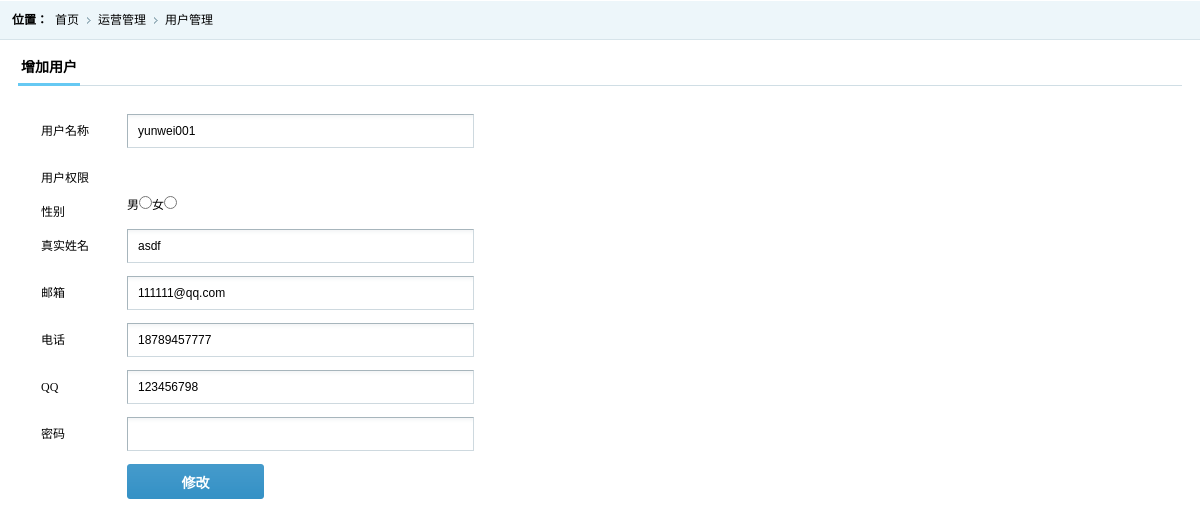
The app's page /manage_user/update_user/16 with its own data.
### tables this page shows
CREATE TABLE `user` (
  `col_id` int(11) unsigned NOT NULL AUTO_INCREMENT,
  `col_name` char(50) DEFAULT NULL COMMENT '真实姓名',
  `col_nickname` char(50) NOT NULL COMMENT '昵称',
  `col_sex` enum('男','女') DEFAULT NULL COMMENT '性别',
  `col_imageurl` varchar(100) DEFAULT NULL COMMENT '照片URL',
  `col_mail` char(50) DEFAULT NULL COMMENT '邮箱',
  `col_call` char(50) DEFAULT NULL COMMENT '移动电话',
  `col_qq` char(50) DEFAULT NULL COMMENT 'QQ号',
  `col_winxin` char(50) DEFAULT NULL COMMENT '微信号',
  `col_passwd` char(50) DEFAULT NULL COMMENT '密码',
  `col_role` enum('user','author','cm','tech','admin') DEFAULT 'user' COMMENT '角色（用户、作者、客服、运维、管理员）',
  `col_rank` tinyint(4) DEFAULT NULL COMMENT '级别（不同级别有不用的优惠）',
  `col_cardtype` char(50) DEFAULT NULL COMMENT '证件类型',
  `col_card` char(50) DEFAULT NULL COMMENT '身份证号',
  `col_card_url` varchar(100) DEFAULT NULL COMMENT '身份证照片URL',
  `col_alipay` char(50) DEFAULT NULL COMMENT '支付宝账号（提现用)',
  `col_bank` char(50) DEFAULT NULL COMMENT '银行名称（提现用)',
  `col_subbank` char(100) DEFAULT NULL COMMENT '开户支行',
  `col_banknum` char(50) DEFAULT NULL COMMENT '银行卡号',
  `col_balance` decimal(10,2) DEFAULT NULL COMMENT '账户余额',
  `col_cmid` int(11) DEFAULT NULL COMMENT '专属客服(customer manager)',
  `col_datetime` datetime DEFAULT NULL COMMENT '注册日期',
  `col_spec_id` int(11) unsigned DEFAULT NULL,
  `col_valid` enum('Y','N') DEFAULT NULL COMMENT '是否已经注销',
  PRIMARY KEY (`col_id`,`col_nickname`),
  KEY `FK_user_user_res_spec` (`col_spec_id`),
  CONSTRAINT `FK_user_user_res_spec` FOREIGN KEY (`col_spec_id`) REFERENCES `user_res_spec` (`col_id`) ON DELETE CASCADE ON UPDATE CASCADE
);

### application/controllers/Manage_user.php (called while the page is built, shortened)
<?php
class Manage_user extends CI_Controller {
   private $_data;
   public function __construct(){
       $this->load->library(array('session','form_validation','common','auth'));
       $this->load->helper(array('form','url'));
       $this->_data['user_info']=$this->session->userdata();
   }
   public function update_user(){
       if($this->uri->segment(3)){
           $this->_data['user_id']=$this->uri->segment(3);
           $this->load->model('user_mdl');
           $user=$this->user_mdl->get_user_by_id($this->uri->segment(3));
           if($user){
               $this->_data['user']=$user;
               $this->load->view('update_user',$this->_data);
           }else{
               $this->common->jump(base_url('manage_user/list_user'),'找不到该用户');
           }
       }
   }
}

### index.php (called while the page is built, shortened)
<?php
require_once BASEPATH.'core/CodeIgniter.php';

### application/models/User_mdl.php (called while the page is built, shortened)
<?php
class User_mdl extends CI_Model {
	public function get_user_by_id($uid) {
		$data = array();
		$this->db->select('*')->from(self::TABLE)->where('col_id', $uid)->limit(1);
		$query = $this->db->get();
		if($query->num_rows() == 1)
		{
			$data = $query->row_array();
		}
		return $data;
	}
}

### application/views/update_user.php (the view, shortened to what this page needs)
<!DOCTYPE html PUBLIC '-//W3C//DTD XHTML 1.0 Transitional//EN' 'http://www.w3.org/TR/xhtml1/DTD/xhtml1-transitional.dtd'>
<html xmlns='http://www.w3.org/1999/xhtml'>
<head>
<link href='<?php echo base_url("css/style.css");?>' rel='stylesheet' type='text/css' />
<link href='<?php echo base_url("css/select.css");?>' rel='stylesheet' type='text/css' />
</head>
<body>
<div class='place'> <span>位置：</span>
  <ul class='placeul'>
    <li><a href='#'>首页</a></li>
    <li><a href='#'>运营管理</a></li>
    <li><a href='#'>用户管理</a></li>
  </ul>
</div>
<div class='formbody'>
  <div class='formtitle'><span>增加用户</span></div>
  <?php echo form_open('manage_user/update_user','post')?>
  <ul class='forminfo'>
    <li>
      <label>用户名称</label>
      <input name='username' type='text' class='dfinput' value="<?php echo $user['col_nickname']; ?>" />
    </li>
    <li>
      <label>用户权限</label>
      <div class='vocation'>
      </div>
    </li>
    <li><label>性别</label>男<input type="radio" value='男' name='sex'/>女<input name='sex' type="radio" value='女' /></li>
    <li>
      <label>真实姓名</label>
      <input name='name' type='text' class='dfinput' value="<?php echo $user['col_name']; ?>" />
    </li>
    <li>
      <label>邮箱</label>
      <input name='mail' type='text' class='dfinput' value="<?php echo $user['col_mail']; ?>" />
    </li>
   <li>
      <label>电话</label>
      <input name='call' type='text' class='dfinput'  value="<?php echo $user['col_call']; ?>"/>
    </li>
    <li>
      <label>QQ</label>
      <input name='qq' type='text' class='dfinput' value="<?php echo $user['col_qq']; ?>" />
    </li>
    <li>
      <label>密码</label>
      <input name='passwd' type='text' class='dfinput' value="" />
    </li>
    <li>
      <label>&nbsp;</label>
      <input name='submit' type='submit' class='btn' value='修改'/>
    </li>
  </ul>
</div>
</body>
</html>

### css/style.css (style rules this page uses)
* { font-size:9pt;border:0;margin:0;padding:0; }
body { font-family:'微软雅黑'; margin:0 auto;min-width:980px; }
ul { display:block;margin:0;padding:0;list-style:none; }
li { display:block;margin:0;padding:0;list-style: none; }
dl,dt,dd,span { margin:0;padding:0;display:block; }
a,a:focus { text-decoration:none;color:#000;outline:none;blr:expression(this.onFocus=this.blur()); }
.place { height:40px; background:url(../images/righttop.gif) repeat-x; }
.place span { line-height:40px; font-weight:bold;float:left; margin-left:12px; }
.placeul li { float:left; line-height:40px; padding-left:7px; padding-right:12px; background:url(../images/rlist.gif) no-repeat right; }
.placeul li:last-child { background:none; }
.formbody { padding:10px 18px; }
.formtitle { border-bottom:solid 1px #d0dee5; line-height:35px; position:relative; height:35px; margin-bottom:28px; }
.formtitle span { font-weight:bold;font-size:14px; border-bottom:solid 3px #66c9f3;float:left; position:absolute; z-index:100; bottom:-1px; padding:0 3px; height:30px; line-height:30px; }
.forminfo { padding-left:23px; }
.forminfo li { margin-bottom:13px; clear:both; }
.forminfo li label { width:86px;line-height:34px; display:block; float:left; }
.dfinput { width:345px; height:32px; line-height:32px; border-top:solid 1px #a7b5bc; border-left:solid 1px #a7b5bc; border-right:solid 1px #ced9df; border-bottom:solid 1px #ced9df; background:url(../images/inputbg.gif) repeat-x; text-indent:10px; }
.btn { width:137px;height:35px; background:url(../images/btnbg.png) no-repeat; font-size:14px;font-weight:bold;color:#fff; cursor:pointer; }

### css/select.css (style rules this page uses)
.vocation,.usercity { float:left; }

### records on screen
user: username "yunwei001", name "asdf", mail "111111@qq.com", call "18789457777", qq "123456798"
